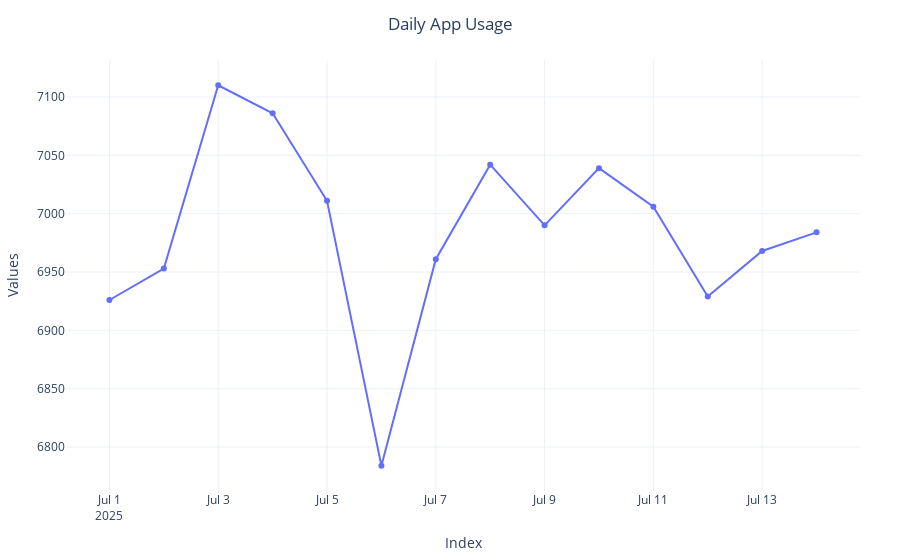

Write notebook code for a chart like this one.
### Code cell
scatter_plot_series(series=daily_app_usage, title="Daily App Usage")

### Figure 1 — Plotly figure (JSON) as saved in the notebook; plotly's stock layout.template omitted (floating-point values rounded to 4 significant figures)
{"data": [{"hovertemplate": "<b>None</b><br>Index: %{x}<br>Value: %{y}<extra></extra>", "line": {"width": 2}, "marker": {"size": 6}, "mode": "markers+lines", "type": "scatter", "x": ["2025-07-01", "2025-07-02", "2025-07-03", "2025-07-04", "2025-07-05", "2025-07-06", "2025-07-07", "2025-07-08", "2025-07-09", "2025-07-10", "2025-07-11", "2025-07-12", "2025-07-13", "2025-07-14"], "y": [6926, 6953, 7110, 7086, 7011, 6784, 6961, 7042, 6990, 7039, 7006, 6929, 6968, 6984]}], "layout": {"legend": {"orientation": "h", "title": {"text": "Series"}, "x": 0.5, "xanchor": "center", "y": -0.2}, "margin": {"b": 40, "l": 40, "r": 40, "t": 60}, "title": {"text": "Daily App Usage", "x": 0.5}, "xaxis": {"title": {"text": "Index"}}, "yaxis": {"title": {"text": "Values"}}}}
